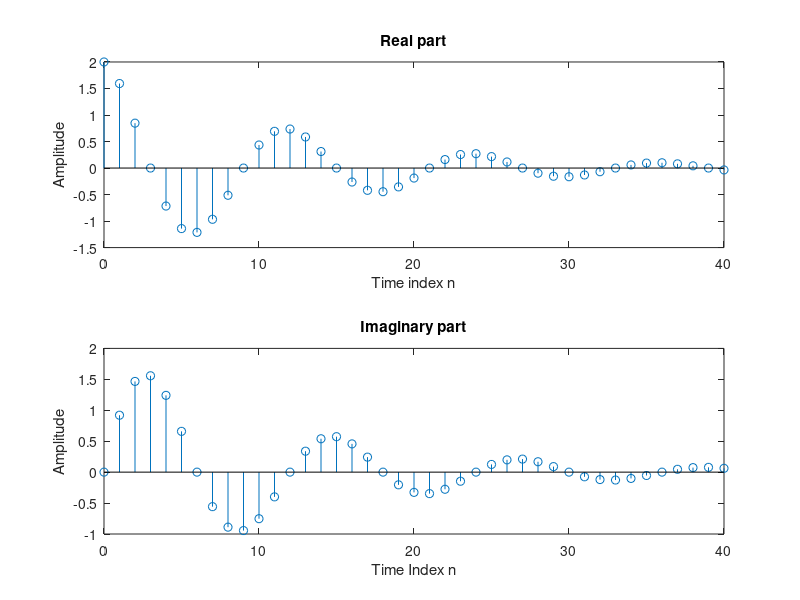

This chart was generated by the following MATLAB code:
c = -(1/12) + (pi/6)*i;
k = 2;
n = 0:40;
x = k*exp(c*n);
subplot(2,1,1);
stem(n,real(x));
xlabel('Time index n');
ylabel('Amplitude');
title('Real part');
subplot(2,1,2);
stem(n,imag(x));
xlabel('Time Index n');
ylabel('Amplitude');
title('Imaginary part');